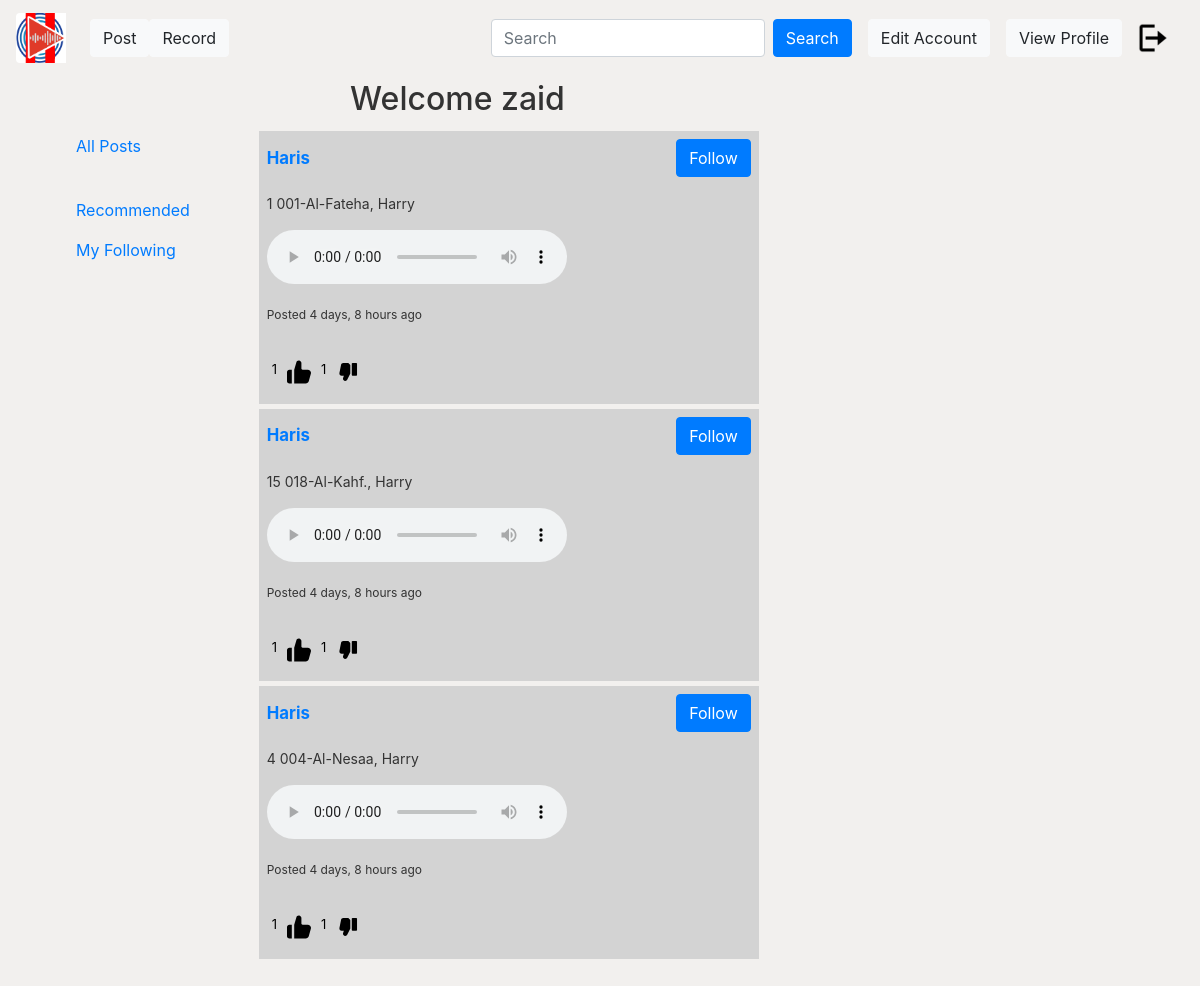
The app's page /homepage/ (signed in) with its own data.
### user/models.py (models this page shows)
class Post(models.Model):
    juza=models.CharField(max_length=100,blank=True,null=True)
    surah= models.CharField(max_length=100,blank=True,null=True)
    reader= models.CharField(max_length=100,blank=True,null=True)
    file = models.FileField(upload_to="posts")
    content = models.TextField(max_length=1000)
    date_posted = models.DateTimeField(default=timezone.now)
    author = models.ForeignKey(User, on_delete=models.CASCADE)
    def like_count(self):
        return self.likes_dislikes.filter(like=True).count()
    def dislike_count(self):
        return self.likes_dislikes.filter(dislike=True).count()

### user/views.py (the view)
# urls.py: path('homepage/', PostListView.as_view(), name='site-homepage'),
class PostListView(ListView):
    model = Post
    template_name = 'user/homepage.html'  # <app>/<model>_<viewtype>.html
    context_object_name = 'posts'
    ordering = ['-date_posted']

### user/templates/user/homepage.html (shortened to what this page needs)
{% extends "user/base.html" %} {% block content %}
<h2 class="text-center">Welcome {{user.username}}</h2>
<div class="row">
  <div class="col-md-3">
    {%if user.is_authenticated%}
    {% include 'user/sidebar.html' %}
    {%else%}
    <a type="button" href="{% url 'site-user-login' %}">Login</a>
    {%endif%}
  <div class="col-md-3">
    {% if posts %} {% for post in posts %}
    <div class="level-item has-text-centered "
      style="background-color: lightgray; padding: 8px; margin-top: 5px; width: 500px;">
      <p style="font-size: 14px;" class="d-flex flex-row justify-content-between ">
        <a href="{% url 'profile' post.author.id%}" class="align-content-center" style="font-size: larger;">
          <strong>
            {{ post.author.username | title}}
          </strong>
        </a>
        {%if user.is_authenticated%}
        <a href="/follow/{{ post.author.id }}/" class="btn btn-primary align-left">Follow</a>
      </p>
      {%endif%}
      <p style="font-size: 14px">
        {{ post.juza }} {{ post.surah }}, {{ post.reader }}
      </p>
      <audio controls>
        <source src="/media/{{ post.file }}" type="audio/mpeg" />
        <source src="/media/{{ post.file }}" type="audio/webm" />
      </audio>
      <div class="row">
        <div class="col-md-8">
          <p style="font-size: 12px; margin-top: 10px">
            Posted {{ post.date_posted|timesince }} ago
          </p>
        </div>
        <div class="col-md-4" style="margin-top: 20px; margin-left: 20px">
          <div class="row">
            <a class="like-btn" data-post-id="{{ post.id }}">
              <p id="like-count-{{ post.id }}">{{ post.like_count }}</p>
            </a>
            <a class="dislike-btn" data-post-id="{{ post.id }}">
              <p id="dislike-count-{{ post.id }}">{{ post.dislike_count }}</p>
            </a>
          </div>
        </div>
      </div>
    </div>
    {% endfor %} {% else %}
    <p>No Post found.</p>
    {% endif %}
  </div>
  <header class="site-header">
    <nav class="navbar navbar-expand-md navbar-dark bg-steel fixed-top">
      <a class="navbar-brand mr-4" href="{% url 'site-homepage' %}">{% load static %} <img
          src="{% static 'user/media/NewLogo_3.png' %}" class="rounded-left" alt="logo" width=50px height=50px /></a>
      <a href="{% url 'post_form' %}" class="btn btn-light">Post</a>
      <a href="{% url 'record' %}" class="btn btn-light">Record</a>
      <div class="collapse navbar-collapse" id="navbarToggle">
        <form class="d-flex" role="search" action="{% url 'searchpage' %}" method="GET">
          <input class="form-control me-2" type="search" placeholder="Search" name="q" required aria-label="Search" />
          <button class="btn btn-primary align-left ml-2" type="submit">
            Search
          </button>
        </form>
      </div>
      {% if user.is_authenticated %}
      <a type="button" href="{% url 'site-editacc' %}" class="btn btn-light ml-3">Edit Account</a>
      <a type="button" href="{% url 'profile' user.id %}" class="btn btn-light ml-3">View Profile</a>
      <a class="nav-item nav-link" href="{% url 'site-user-logout' %}">{% load static %} <img
          src="{% static 'user/media/logout.png' %}" width=30px height=30px</a>
        {%else%}
        <a type="button" href="{% url 'site-user-login' %}" class="btn btn-light ml-3">Login</a>
        <a type="button" href="{% url 'site-register'  %}" class="btn btn-light ml-3">Register</a>
        {% endif%}
    </nav>
  </header>
  {% endblock content %}

### user/static/user/name.css (style rules this page uses)
body { background:#f2f0ee; color: #333333; margin-top: 5rem; }

### user/templates/user/homepage.html (style rules this page uses)
.like-btn { flex-direction: row; display: flex; }
.like-btn p { margin-right: 10px; font-size: 13px; color: black; text-decoration: none; }
.dislike-btn { flex-direction: row; display: flex; }
.dislike-btn p { margin-right: 10px; margin-left: 10px; font-size: 13px; color: black; text-decoration: none; }

### records on screen
Post: author.username "Haris", juza "1", surah "001-Al-Fateha", reader "Harry", date_posted "4 days, 8 hours", like_count "1", dislike_count "1"
Post: author.username "Haris", juza "15", surah "018-Al-Kahf.", reader "Harry", date_posted "4 days, 8 hours", like_count "1", dislike_count "1"
Post: author.username "Haris", juza "4", surah "004-Al-Nesaa", reader "Harry", date_posted "4 days, 8 hours", like_count "1", dislike_count "1"

### other values on screen
{{ user.username }} "zaid"
